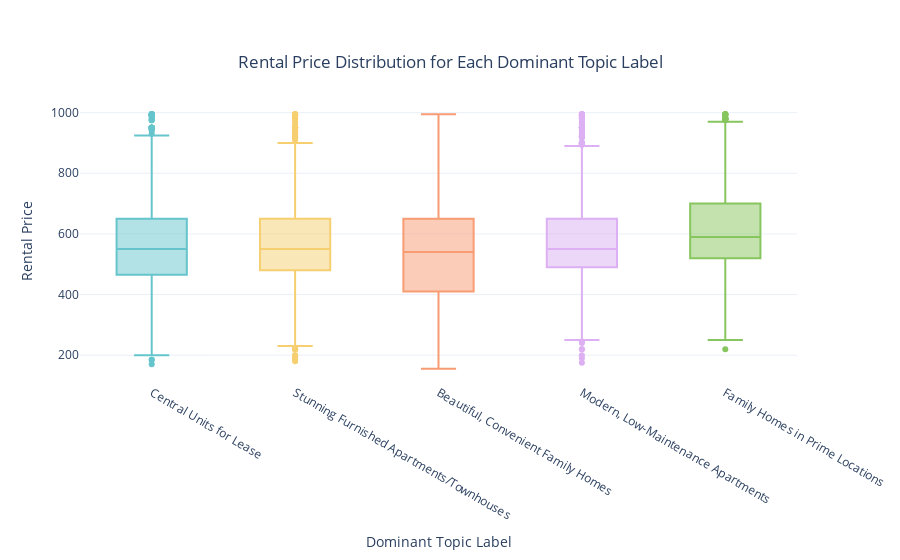

Notebook code for this chart:
### Code cell
fig = px.box(
    properties,
    x='Dominant_Topic_Label',
    y='Rent_Price',
    color='Dominant_Topic_Label',
    title='Rental Price Distribution by Dominant Topic Label',
    labels={'Rent_Price': 'Rental Price', 'Dominant_Topic_Label': 'Dominant Topic Label'},
    template='plotly_white',
    color_discrete_sequence=px.colors.qualitative.Pastel # Optional: Use a distinct color palette
)

fig.update_layout(
    title={
        'text': 'Rental Price Distribution for Each Dominant Topic Label',
        'y': 0.9,
        'x': 0.5,
        'xanchor': 'center',
        'yanchor': 'top'
    },
    xaxis_title='Dominant Topic Label',
    yaxis_title='Rental Price',
    showlegend=False
)

fig.show()

### Figure 1 — Plotly figure (JSON) as saved in the notebook; plotly's stock layout.template omitted (floating-point values rounded to 4 significant figures; data arrays with more than 128 entries replaced by an {"elided": "..."} marker saying what was removed)
{"data": [{"alignmentgroup": "True", "hovertemplate": "Dominant Topic Label=%{x}<br>Rental Price=%{y}<extra></extra>", "legendgroup": "Central Units for Lease", "marker": {"color": "rgb(102, 197, 204)"}, "name": "Central Units for Lease", "notched": false, "offsetgroup": "Central Units for Lease", "orientation": "v", "showlegend": true, "type": "box", "x": {"elided": "2772 str values"}, "x0": " ", "xaxis": "x", "y": {"elided": "2772 int values"}, "y0": " ", "yaxis": "y"}, {"alignmentgroup": "True", "hovertemplate": "Dominant Topic Label=%{x}<br>Rental Price=%{y}<extra></extra>", "legendgroup": "Stunning Furnished Apartments/Townhouses", "marker": {"color": "rgb(246, 207, 113)"}, "name": "Stunning Furnished Apartments/Townhouses", "notched": false, "offsetgroup": "Stunning Furnished Apartments/Townhouses", "orientation": "v", "showlegend": true, "type": "box", "x": {"elided": "1632 str values"}, "x0": " ", "xaxis": "x", "y": {"elided": "1632 int values"}, "y0": " ", "yaxis": "y"}, {"alignmentgroup": "True", "hovertemplate": "Dominant Topic Label=%{x}<br>Rental Price=%{y}<extra></extra>", "legendgroup": "Beautiful, Convenient Family Homes", "marker": {"color": "rgb(248, 156, 116)"}, "name": "Beautiful, Convenient Family Homes", "notched": false, "offsetgroup": "Beautiful, Convenient Family Homes", "orientation": "v", "showlegend": true, "type": "box", "x": {"elided": "2639 str values"}, "x0": " ", "xaxis": "x", "y": {"elided": "2639 float values"}, "y0": " ", "yaxis": "y"}, {"alignmentgroup": "True", "hovertemplate": "Dominant Topic Label=%{x}<br>Rental Price=%{y}<extra></extra>", "legendgroup": "Modern, Low-Maintenance Apartments", "marker": {"color": "rgb(220, 176, 242)"}, "name": "Modern, Low-Maintenance Apartments", "notched": false, "offsetgroup": "Modern, Low-Maintenance Apartments", "orientation": "v", "showlegend": true, "type": "box", "x": {"elided": "3126 str values"}, "x0": " ", "xaxis": "x", "y": {"elided": "3126 int values"}, "y0": " ", "yaxis": "y"}, {"alignmentgroup": "True", "hovertemplate": "Dominant Topic Label=%{x}<br>Rental Price=%{y}<extra></extra>", "legendgroup": "Family Homes in Prime Locations", "marker": {"color": "rgb(135, 197, 95)"}, "name": "Family Homes in Prime Locations", "notched": false, "offsetgroup": "Family Homes in Prime Locations", "orientation": "v", "showlegend": true, "type": "box", "x": {"elided": "2132 str values"}, "x0": " ", "xaxis": "x", "y": {"elided": "2132 int values"}, "y0": " ", "yaxis": "y"}], "layout": {"boxmode": "overlay", "legend": {"title": {"text": "Dominant Topic Label"}, "tracegroupgap": 0}, "showlegend": false, "title": {"text": "Rental Price Distribution for Each Dominant Topic Label", "x": 0.5, "xanchor": "center", "y": 0.9, "yanchor": "top"}, "xaxis": {"anchor": "y", "categoryarray": ["Central Units for Lease", "Stunning Furnished Apartments/Townhouses", "Beautiful, Convenient Family Homes", "Modern, Low-Maintenance Apartments", "Family Homes in Prime Locations"], "categoryorder": "array", "domain": [0, 1], "title": {"text": "Dominant Topic Label"}}, "yaxis": {"anchor": "x", "domain": [0, 1], "title": {"text": "Rental Price"}}}}
